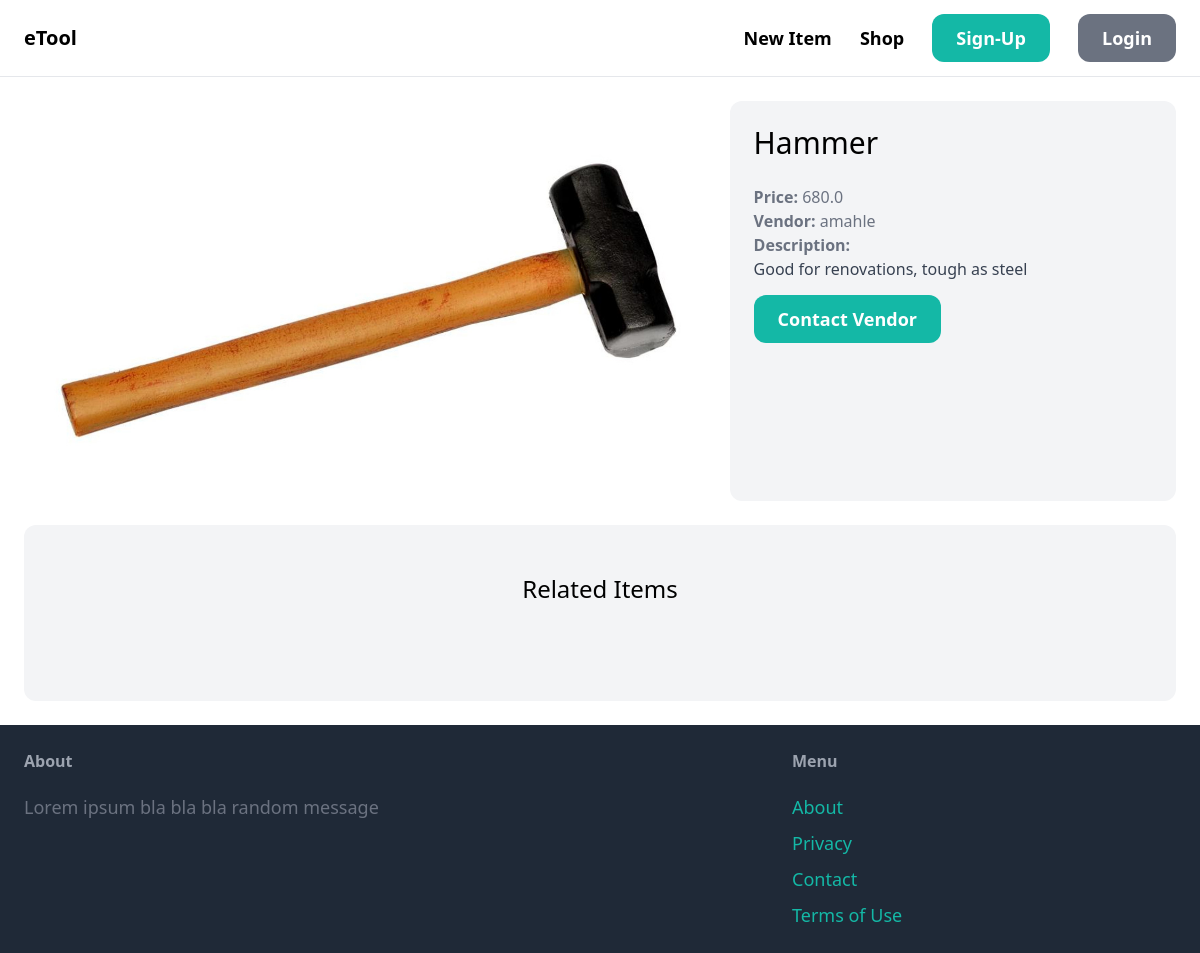
The page /item/6/ on the database its author committed.
### item/models.py (models this page shows)
class Item(models.Model):
   category = models.ForeignKey(Category, related_name = 'items', on_delete = models.CASCADE)
   name = models.CharField(max_length = 255)
   description = models.TextField(blank = True, null = True)
   price = models.FloatField()
   image = models.ImageField(upload_to='item_images', blank=True, null=True)
   is_sold = models.BooleanField(default=False)
   created_by = models.ForeignKey(User, related_name = 'items', on_delete=models.CASCADE)
   created_at = models.DateTimeField(auto_now_add = True)

### item/views.py (the view)
# urls.py: path('<int:pk>/', views.detail, name='detail'),
def detail(request, pk):
    item = get_object_or_404(Item, pk=pk)
    related_items = Item.objects.filter(category=item.category, is_sold=False).exclude(pk=pk) [0:3]
    return render(request, 'item/detail.html', {
        'item': item,
        'related_items' : related_items
    })

### item/templates/item/detail.html (shortened to what this page needs)
{% extends 'core/base.html' %}
{% block content %}
<div class="grid grid-cols-5 gap-6">
    <div class="col-span-3">
        <img src="{{ item.image.url}}" class="rounded-xl">
    </div>
    <div class="col-span-2 p-6 bg-gray-100 rounded-xl">
      <h1 class="mb-6 text-3xl">{{item.name}}</h1>
      <p class="text-gray-500"><strong>Price: </strong>{{item.price}}</p>
      <p class="text-gray-500"><strong>Vendor: </strong>{{item.created_by.username}}</p>
    {% if item.description %}
       <p class="text-gray-700">
         <strong class="text-gray-500">Description:</strong><br>
         {{item.description}}
       </p>
    {% endif %}
    <br>
   <a href="#" class="'inline-block mt-6 px-6 py-3 text-lg font-semibold bg-teal-500 text-white rounded-xl hover:bg-teal-700">Contact Vendor</a>
    </div>
</div>
<div class="mt-6 px-6 py-12 bg-gray-100 rounded-xl">
  <h2 class="mb-12 text-2xl text-center">Related Items</h2>
</div>
{% endblock %}

### rows shown on the page
Item: image (picture), name "Hammer", price "680.0", created_by.username "amahle", description "Good for renovations, tough as steel"
